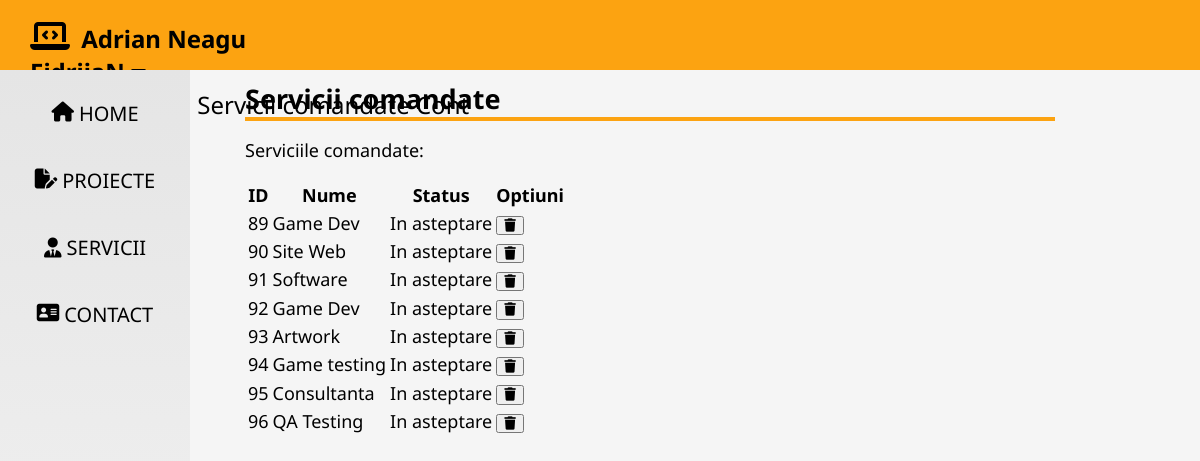
The page /Website/PHP/servicii_comandate.php (signed in) on the database its author committed.
### tables this page shows
CREATE TABLE IF NOT EXISTS `comenzi` (
  `id_comanda` int(11) NOT NULL AUTO_INCREMENT,
  `id_serviciu` int(11) NOT NULL,
  `id_user` int(11) NOT NULL,
  `status` tinyint(1) NOT NULL,
  PRIMARY KEY (`id_comanda`),
  KEY `id_serviciu` (`id_serviciu`),
  KEY `comenzi_ibfk_2` (`id_user`)
);

CREATE TABLE IF NOT EXISTS `servicii` (
  `id` int(11) NOT NULL AUTO_INCREMENT,
  `nume` varchar(50) NOT NULL,
  `descriere` varchar(100) NOT NULL,
  `timp_estimativ` varchar(50) NOT NULL,
  `pret` int(11) NOT NULL,
  PRIMARY KEY (`id`)
);

### Website/PHP/servicii_comandate.php (the view, shortened to what this page needs)
<?php
    function serviciiOut()
    {
        require 'conectDB.php';
        $id_user = $_SESSION['id'];
        $sql = "SELECT c.id_comanda, s.nume, c.status from comenzi c, servicii s where c.id_serviciu=s.id and c.id_user='$id_user'";
        $result = mysqli_query($conn, $sql);
        while ($row = mysqli_fetch_assoc($result)) {
            echo '
                <tr>
                    <td>' .$row['id_comanda']. '</td>
                    <td>' .$row['nume']. '</td>';
                    if($row['status']==1){
                        echo'<td style="color:green;">Confirmat</td>';
                    }
                    else{
                        echo'<td>In asteptare</td>';
                    }
                    echo'
                    <td><button onclick="return confirm(\'Esti sigur ca vrei sa stergi comanda?\');" class="fa-solid fa-trash" formaction="anulareComanda.php" formmethod="POST" value="'.$row['id_comanda'].'" name="anulareId"></button></td>
                </tr>';
        }
    }
?>
<!DOCTYPE html>
<html lang="en">
<head>
    <link rel="stylesheet" type="text/css" href="/ProiectDAW/css/style.css">
    <link rel="stylesheet" type="text/css" href="/ProiectDAW/css/fontawsome/css/all.css">
    <link rel="stylesheet" type="text/css" href="/ProiectDAW/css/fontawsome/fontawesome.css">
</head>
<body>
    <?php
    require 'menu.php';
    ?>
    <main>
        <h2 class="title">Servicii comandate</h2>
        <p>Serviciile comandate:</p>
        <?php
        echo '
        <div class="tabelServicii2">
            <form>
                <table>
                    <tr>
                        <th>ID</th>
                        <th>Nume</th>
                        <th>Status</th>
                        <th>Optiuni</th>
                    </tr>';
                    serviciiOut();
        echo '</table>
            </form>
        </div>';
        ?>
    </main>
</body>
</html>

### Website/EidriiaN.github.io/css/style.css (style rules this page uses)
* { box-sizing: border-box; }
body { margin: 0; background-color: #f5f5f5; font-size: 18px; font-family: 'Noto Sans', sans-serif; }
main { margin: 10px 10% 60px 220px; padding: 0px 25px; }
p { line-height: 125%; }
.title { border-bottom: 4px solid #fca311; margin-bottom: 5px; margin-top: 10px; }

### rows shown on the page
comenzi: id_comanda "89", id_serviciu.nume "Game Dev", status "In asteptare"
comenzi: id_comanda "90", id_serviciu.nume "Site Web", status "In asteptare"
comenzi: id_comanda "91", id_serviciu.nume "Software", status "In asteptare"
comenzi: id_comanda "92", id_serviciu.nume "Game Dev", status "In asteptare"
comenzi: id_comanda "93", id_serviciu.nume "Artwork", status "In asteptare"
comenzi: id_comanda "94", id_serviciu.nume "Game testing", status "In asteptare"
comenzi: id_comanda "95", id_serviciu.nume "Consultanta", status "In asteptare"
comenzi: id_comanda "96", id_serviciu.nume "QA Testing", status "In asteptare"

### other values the page prints
$_SESSION["username"] "EidriiaN"
